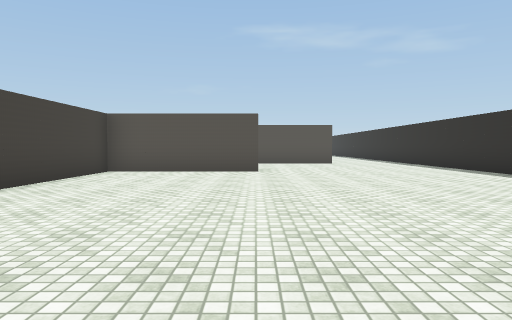
[1] (above)

23 first-person views from a walk through a Unity game level. The camera is 1.2 m above the floor, tilts 2° down and sees 70° across. The floor is counted in squares, 2 m on a side. Each view is taken from the middle of a square. On the plan, view 1 faces up. The plan holds only what a view shows up to about 10 squares ahead; the rest is blank. The place goes on beyond the plan. The player character is not drawn. Some animated figures are left out. Some surface patterns are stand-ins.

[2]
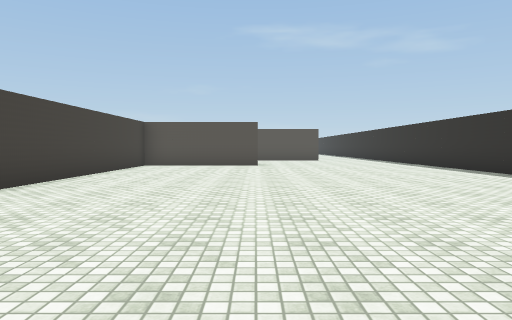

[3]
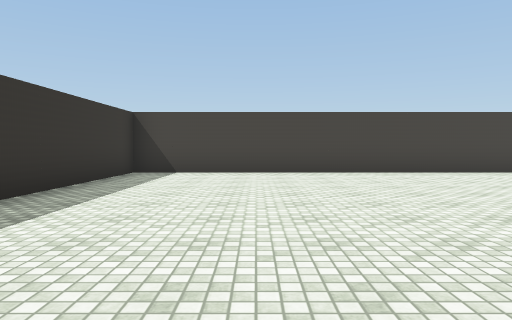

[4]
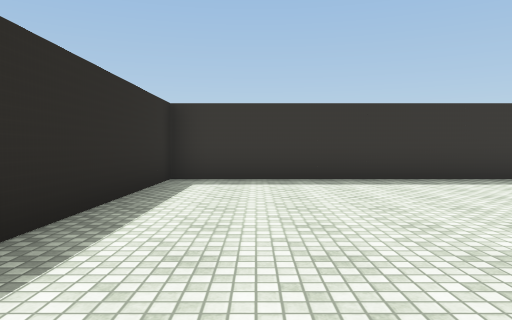

[5]
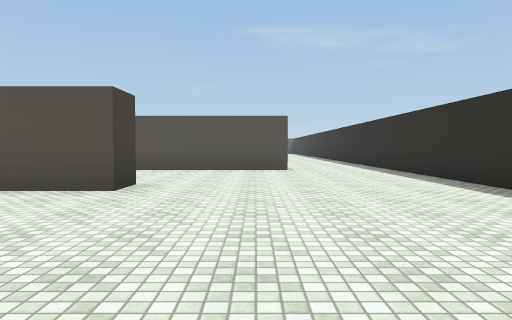

[6]
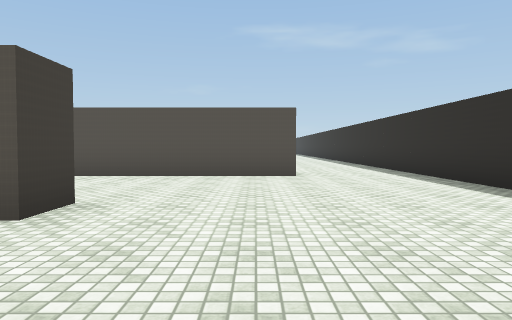

[7]
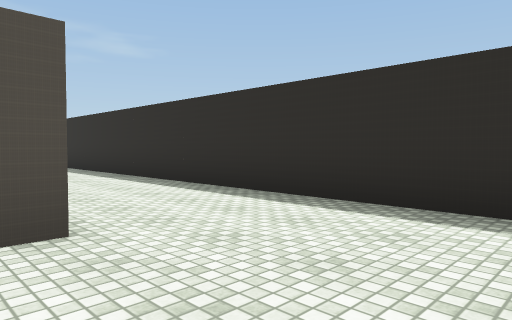

[8]
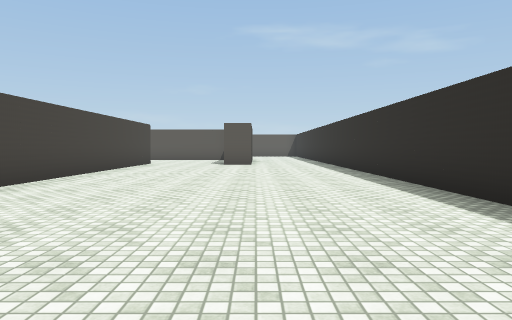

[9]
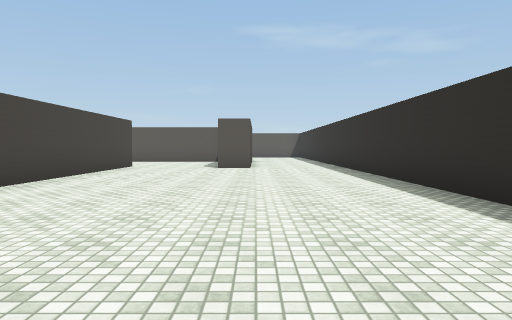

[10]
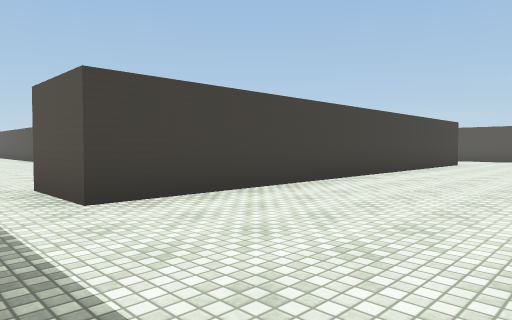

[11]
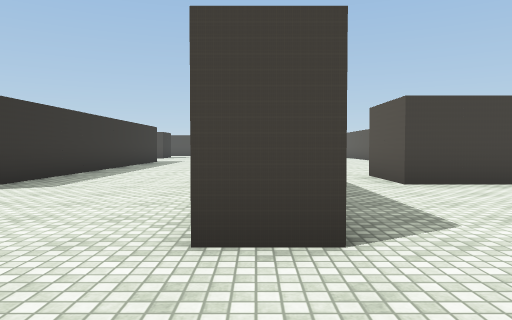

[12]
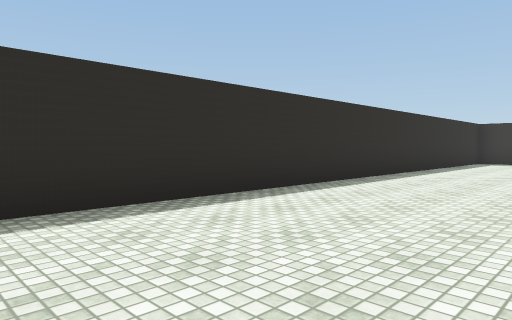

[13]
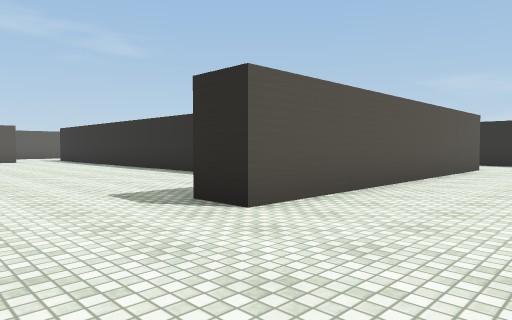

[14]
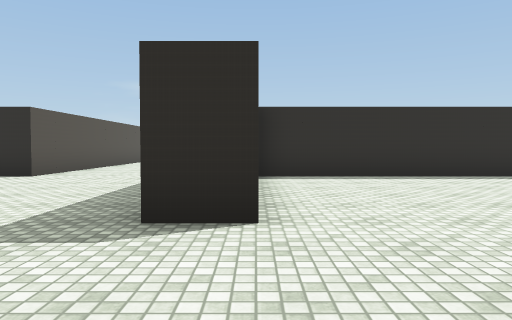

[15]
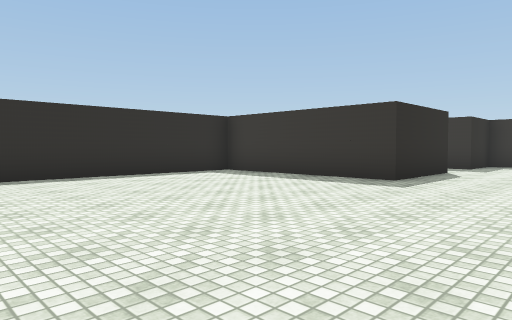

[16]
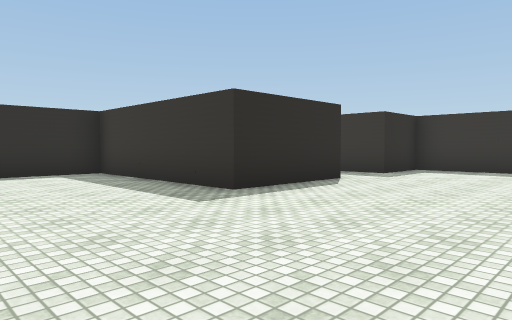

[17]
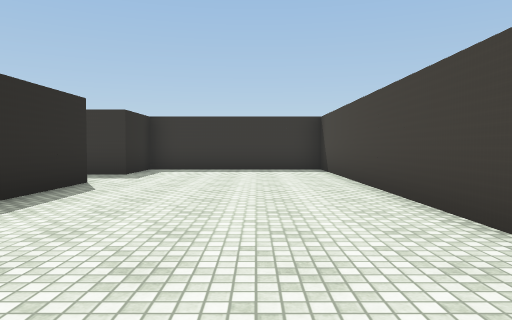

[18]
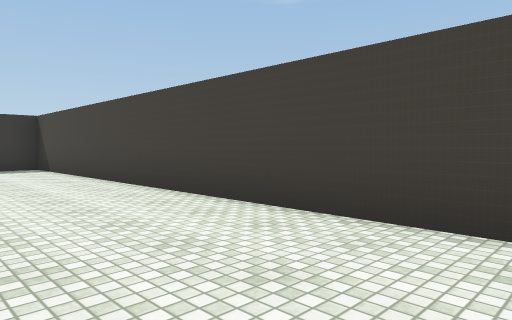

[19]
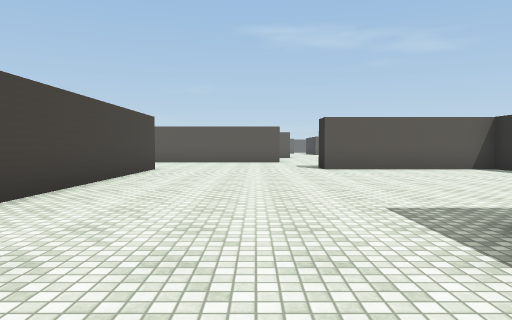

[20]
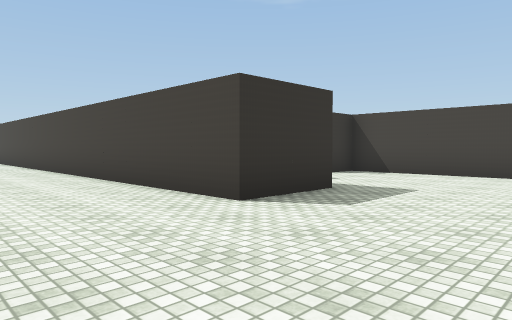

[21]
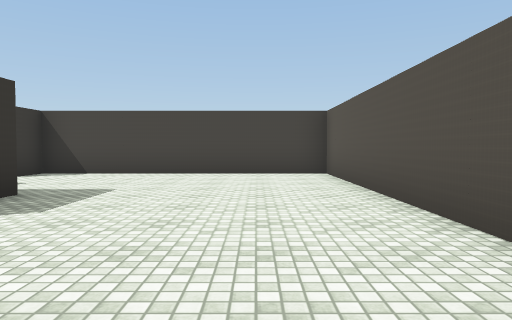

[22]
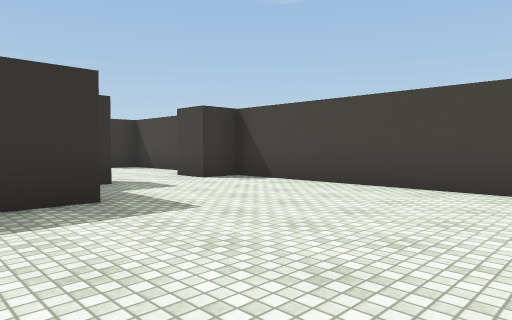

[23]
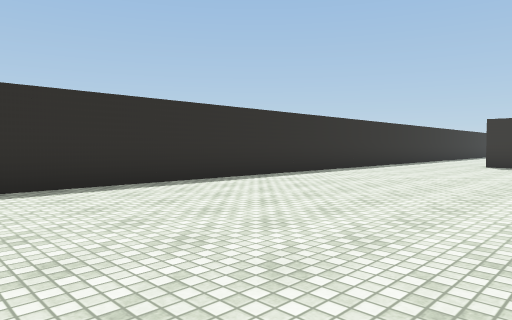

### Floor plan
Points are (right, up) in squares from view 1. A wall is a line through its corners. A room is listed if a view was taken in it or the views show most of it. See-through windows are left out.
Room 1 (views 1, 2, 3, 4, 5, 6, 7, 8, 9, 10, 11, 12, 23)
walls: (0.1, 10) (0.1, 9) (-3.6, 9) (-3.6, -4.9) (5.6, -4.9) (5.6, 27); (2.8, 14.6) (2.8, 13.6) (1.6, 13.6); (-0.9, 27) (-0.9, 16.4)
ways out: opening at (-1.5, 15.5) to room 2; opening at (0.7, 12) to room 2
Room 2 (views 13, 14, 15, 16, 17, 18, 19, 20, 21, 22)
walls: (-14.2, 13.6) (-20.3, 13.6) (-20.3, 7.1) (-19.4, 7.1); (-16.6, 9) (-14.8, 9) (-14.8, -4.9) (-10.1, -4.9) (-10.1, -3.1) (-8.9, -3.1); (-5.1, 9.9) (-0.8, 9.9); (-2.7, 18.4) (-2.7, 19.9); (-0.9, 16.4) (-2.8, 16.4); (1.6, 13.6) (-5.5, 13.6) (-5.5, 14.6); (-10.1, -1.2) (-10.1, 1.6) (-5.5, 1.6) (-5.5, 9) (-10.1, 9) (-10.1, 10)
ways out: opening at (-1.5, 15.5) to room 1; opening at (0.7, 12) to room 1; opening at (-18.5, 7); opening at (-9.5, -2)

Where each view was taken, in squares from view 1:
view 1: 0 up, 0 right, facing up
view 2: 3 down, 0 right, facing up
view 3: 2 down, 5 right, facing left
view 4: 2 up, 4 right, facing down
view 5: 4 up, 2 right, facing up
view 6: 6 up, 2 right, facing up
view 7: 11 up, 2 right, facing up-right
view 8: 15 up, 3 right, facing up
view 9: 17 up, 3 right, facing up
view 10: 15 up, 3 right, facing up-left
view 11: 14 up, 5 right, facing left
view 12: 10 up, 2 right, facing down-right
view 13: 11 up, 8 left, facing up-right
view 14: 9 up, 13 left, facing right
view 15: 8 up, 13 left, facing down-right
view 16: 5 up, 14 left, facing down-right
view 17: 5 up, 13 left, facing down
view 18: 6 up, 12 left, facing down-left
view 19: 1 down, 12 left, facing up
view 20: 12 up, 12 left, facing down-left
view 21: 12 up, 12 left, facing left
view 22: 13 up, 15 left, facing down-left
view 23: 27 up, 0 right, facing down-right
